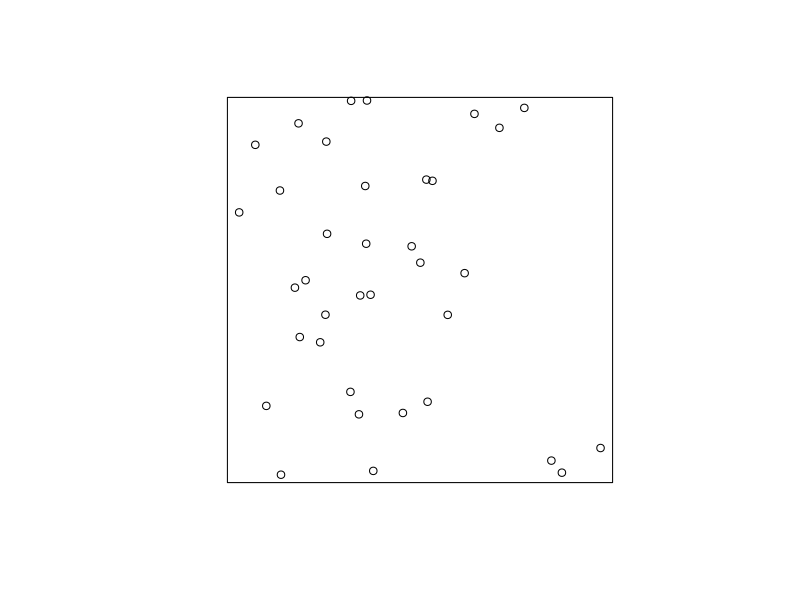
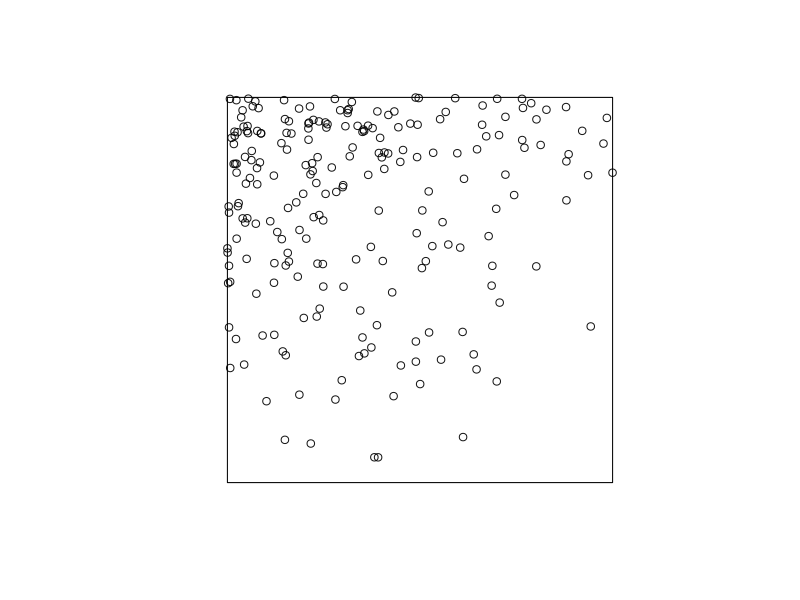
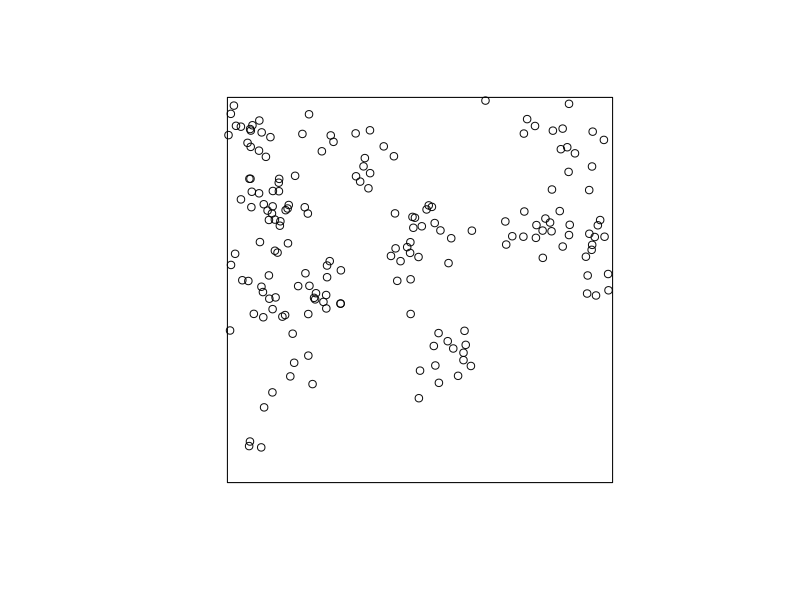
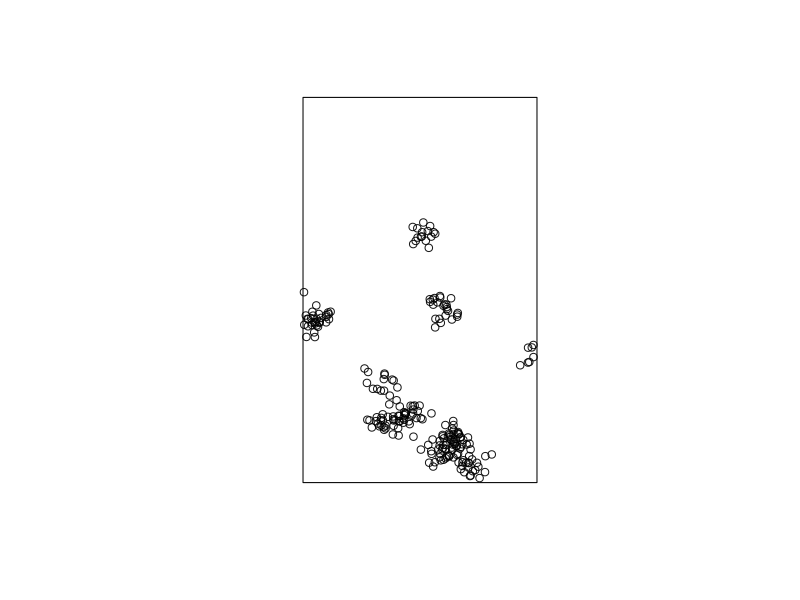
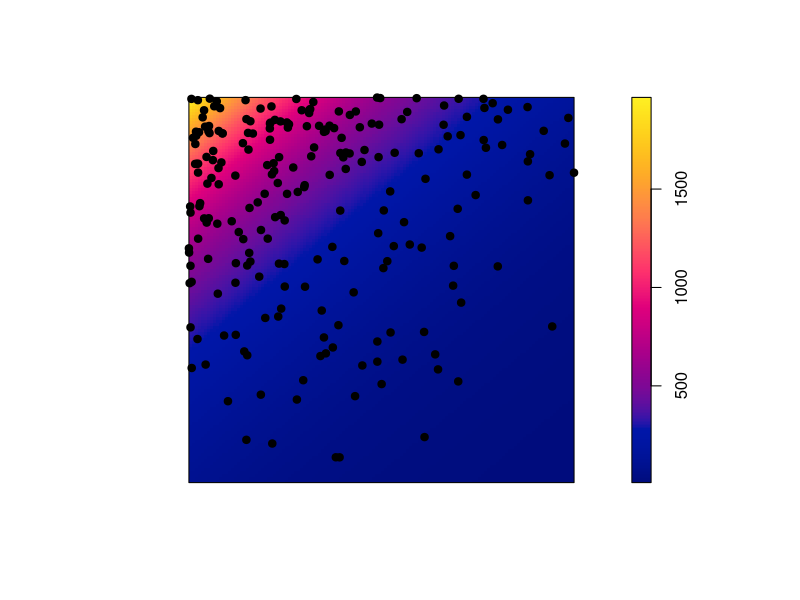
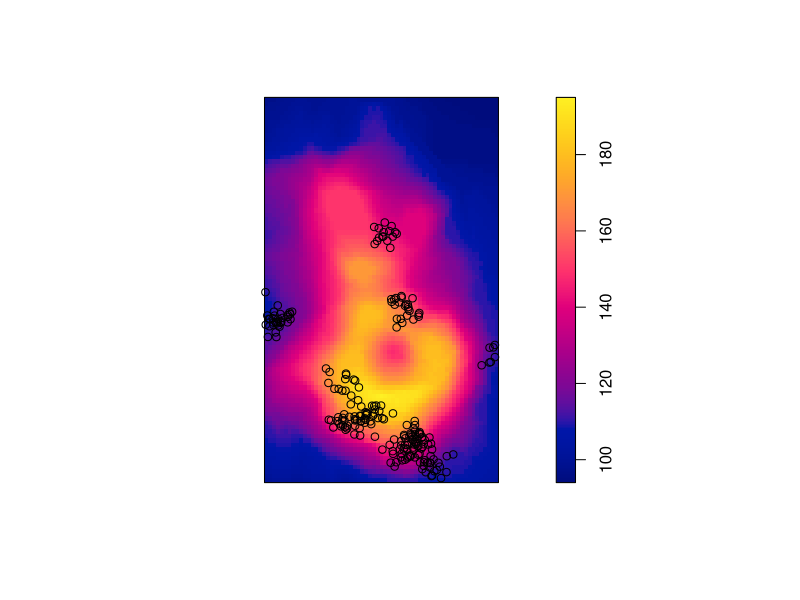
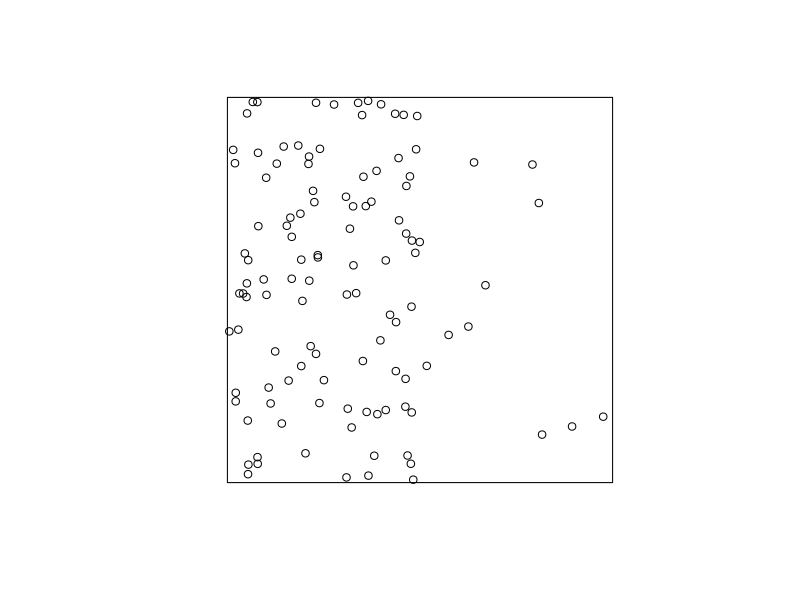
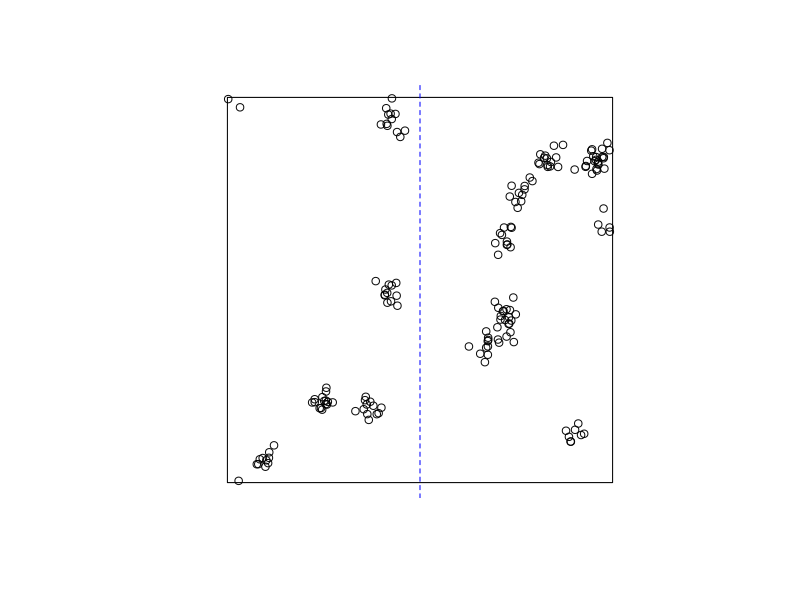

Write the R code that produced these figures, in order.
library(spatstat)
################################################################################
## Figuras de exemplos dos 4 processos, para os exercicios
################################################################################
## Poisson homogeneo
pp.1 <- rpoispp(35, win = unit.square())
## Poisson inhomogeneous
##Z <- as.im(function(x,y){ifelse(x>0.5, 25, 100)}, unit.square())
## Using a raster image
Z1 <- as.im(function(x,y){100 * exp(-2.5*x + 3*y)}, unit.square())
pp.2 <- rpoispp(Z1)
## Thomas homogeneous
pp.3 <- rThomas(kappa = mean(Z1/10), scale = 0.05, mu = 10)
##inhomogeneous
##Z2 <- as.im(function(x,y)10 * exp(2.5*x - 3*y), unit.square())
janela <- owin(c(10,51), c(10,77.5))
Z2 <- as.im(volcano, W=janela)
##pp.4 <- rThomas(kappa = function(x,y){10 * exp(2.5*x - 3*y)}, 0.05, 10, win = unit.square())
pp.4 <- rThomas(kappa = exp(as.im(volcano)/10-15)*1.e-3, scale = 1.5, mu = 20, win = janela)


## Save plots
png("images/point_pattern_examples%02d.png")
plot(pp.1, main = "")
plot(pp.2, main = "")
plot(pp.3, main = "")
plot(pp.4, main = "")
image(Z1, main = "")
points(pp.2, pch=19)
plot(Z2, main ="")
points(pp.4)
dev.off()

################################################################################
## Exemplo das Vitoria-regia
################################################################################
vit <- read.csv("data/vit_regia_coords.csv")
## convert to meters (approx)
vit$xm <- vit$x*0.3752972
vit$ym <- vit$y*0.3752972
## point pattern
vitoria.pp <- ppp(vit$xm, vit$ym, window = owin(c(0,36.513*0.3752972), c(0,20.505*0.3752972)))
## Salva o arquivo em format ppp
##save(vitoria.pp, file = "data/vitoria_regia.rds")
write.csv(vit, file = "data/vit_regia_coord_m.csv")

################################################################################
## L de Ripley para os exemplos do primeiro roteiro
################################################################################
## Poisson homogeneo
PH <- rpoispp(lambda=100, win = unit.square())
PH.L <- envelope(PH, fun = Lest, nsim = 1000)
## Aqui definimos uma funcao que descreve como a intensidade muda na area
## No caso, a itensidade muda de 180 para 20 a partir do valor da coordenada X = 0.5
padrao1 <- function(x,y) ifelse(test = x > 0.5, yes = 20, no = 180)
## Gera o padrão de pontos
IP <- rpoispp(lambda = padrao1, win = unit.square())
## L de Ripley
IP.L <- envelope(IP, fun = Lest, nsim = 1000)
## Thomas homogeneo
TH <- rThomas(kappa = 15, scale = 0.02, mu = 10, win = unit.square())
TH.L <- envelope(TH, fun = Lest, nsim = 1000)

png("images/figsL_Ripley%02d.png")
## Plota os grafico
plot(IP, main = "")
plot(TH, main = "")
## Uma linha para marcar as duas regiões
abline(v = 0.5, lty =2 , col = "blue")
## Grafico do L
plot(IP.L, . -r ~ r, ylab = "L de Ripley", legend=FALSE, main = "A")
plot(TH.L, . -r ~ r, ylab = "L de Ripley", legend=FALSE, main = "B")
plot(PH.L, . -r ~ r, ylab = "L de Ripley", legend=FALSE, main = "C")
dev.off()
